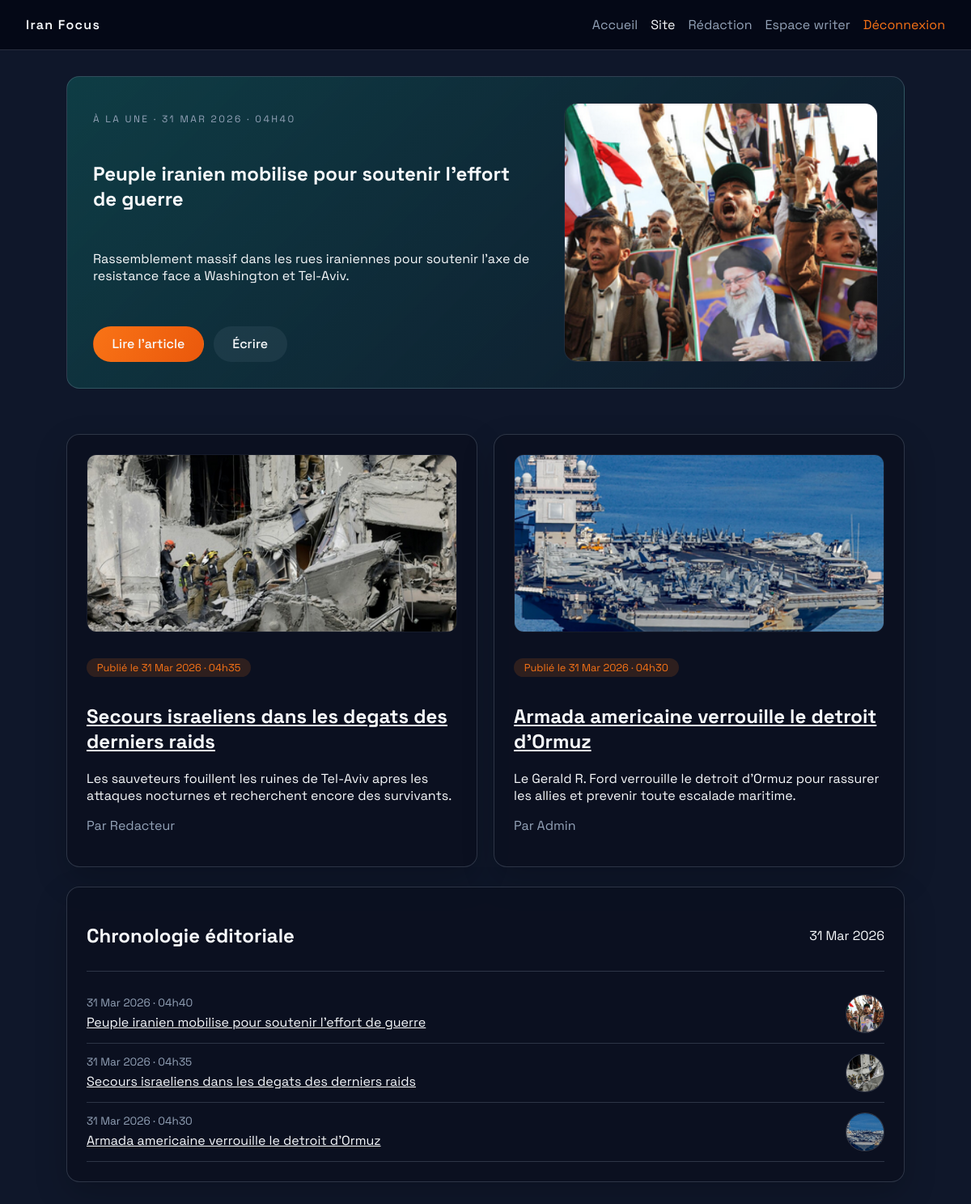
Page /Site/index.php (signed in) on the committed database.
### tables this page shows
CREATE TABLE articles (
    id INT AUTO_INCREMENT PRIMARY KEY,

    title VARCHAR(255) NOT NULL,
    slug VARCHAR(255) UNIQUE NOT NULL,

    content LONGTEXT NOT NULL,

    meta_title VARCHAR(255),
    meta_description TEXT,


    status ENUM('draft','published','delete') DEFAULT 'draft',

    views INT DEFAULT 0,

    author_id INT,

    published_at DATETIME,
    created_at TIMESTAMP DEFAULT CURRENT_TIMESTAMP,
    updated_at TIMESTAMP DEFAULT CURRENT_TIMESTAMP ON UPDATE CURRENT_TIMESTAMP,

    FOREIGN KEY (author_id) REFERENCES users(id)
);

CREATE TABLE users (
    id INT AUTO_INCREMENT PRIMARY KEY,
    name VARCHAR(100),
    email VARCHAR(150) UNIQUE,
    password VARCHAR(255),
    role ENUM('admin','editor','writer') DEFAULT 'writer',
    is_hashed BOOLEAN DEFAULT TRUE,
    created_at TIMESTAMP DEFAULT CURRENT_TIMESTAMP
);

### Site/index.php (called while the page is built)
<?php
require __DIR__ . '/pages/site.php';

### Site/services/article_repository.php (called while the page is built, shortened)
<?php
require_once __DIR__ . '/../helpers/url.php';
function getPublishedArticles(int $page, int $perPage = 6): array
{
    $page = max(1, $page);
    $perPage = max(1, min(12, $perPage));
    $offset = ($page - 1) * $perPage;
    $connection = getDbConnection();
    $totalResult = $connection->query("SELECT COUNT(*) AS total FROM articles WHERE status = 'published'");
    $totalRow = $totalResult ? $totalResult->fetch_assoc() : ['total' => 0];
    $totalItems = (int) ($totalRow['total'] ?? 0);
    $stmt = $connection->prepare(
        "SELECT a.id,
                a.title,
                a.slug,
                a.meta_title,
                a.meta_description,
                a.content,
                a.published_at,
                u.name AS author_name,
                (SELECT m.file_path FROM media m WHERE m.id_article = a.id ORDER BY m.id DESC LIMIT 1) AS cover_image_path,
                (SELECT m.alt_text FROM media m WHERE m.id_article = a.id ORDER BY m.id DESC LIMIT 1) AS cover_image_alt
         FROM articles a
         LEFT JOIN users u ON u.id = a.author_id
         WHERE a.status = 'published'
         ORDER BY a.published_at DESC
         LIMIT ? OFFSET ?"
    );
    $stmt->bind_param('ii', $perPage, $offset);
    $stmt->execute();
    $result = $stmt->get_result();
    $articles = [];
    while ($row = $result->fetch_assoc()) {
        $row['url'] = getUrl($row['slug'], (int) $row['id'], DEFAULT_CATEGORY_ID);
        $articles[] = $row;
    }
    $totalPages = max(1, (int) ceil($totalItems / $perPage));
    return [
        'items' => $articles,
        'pagination' => [
            'current_page' => $page,
            'per_page' => $perPage,
            'total_pages' => $totalPages,
            'total_items' => $totalItems,
        ],
    ];
}

### Site/services/site_feed_service.php (called while the page is built, shortened)
<?php
require_once __DIR__ . '/article_repository.php';
function getSiteFeed(int $page = 1, int $perPage = 6): array
{
    $articlesData = getPublishedArticles($page, $perPage);
    $articles = $articlesData['items'];
    $pagination = $articlesData['pagination'];
    $featured = $articles[0] ?? null;
    $listing = $featured ? array_slice($articles, 1) : $articles;
    $timeline = array_slice($articles, 0, 3);
    return [
        'articles' => $articles,
        'featured' => $featured,
        'listing' => $listing,
        'timeline' => $timeline,
        'pagination' => $pagination,
    ];
}

### Site/helpers/url.php (called while the page is built)
<?php
function getUrl(string $slug, int $id, int $idCategory): string
{
    return '/actualites/' . $slug . '-' . $id . '-' . $idCategory . '.html';
}

### Site/helpers/article_presenter.php (called while the page is built, shortened)
<?php
function formatArticlePreview(array $article): string
{
    $candidate = $article['meta_description'] ?? '';
    $candidate = preg_replace('/\s+/', ' ', $candidate ?? '');
    $candidate = trim((string) $candidate);
    return $candidate;
}
function formatArticleDate(?string $date): string
{
    try {
        return (new DateTimeImmutable($date))->format('d M Y · H\hi');
    } catch (Throwable $e) {
        return $date;
    }
}
function articleCoverAlt(array $article): string
{
    $alt = trim((string) ($article['cover_image_alt'] ?? ''));
    return $alt !== '' ? $alt : 'Illustration Iran Focus';
}

### Site/pages/site.php (the view, shortened to what this page needs)
<?php
require_once __DIR__ . '/../services/site_feed_service.php';
require_once __DIR__ . '/../helpers/article_presenter.php';
$currentUser = $_SESSION['user'] ?? null;
$pageParam = isset($_GET['page']) ? (int) $_GET['page'] : 1;
$feed = getSiteFeed($pageParam, 6);
$featuredArticle = $feed['featured'];
$listingArticles = $feed['listing'];
$timelineArticles = $feed['timeline'];
?>
<!doctype html>
<html lang="fr">
<head>
    <link rel="stylesheet" href="/assets/css/app.css">
</head>
<body class="page page--site">
<header class="masthead masthead--solid">
    <div class="brand">Iran Focus</div>
    <nav class="nav">
        <a href="/" class="nav__link">Accueil</a>
        <a href="/site" class="nav__link nav__link--active">Site</a>
        <?php if ($currentUser): ?>
            <a href="/redaction" class="nav__link">Rédaction</a>
            <a href="/bienvenue" class="nav__link">Espace <?= htmlspecialchars($currentUser['role'], ENT_QUOTES, 'UTF-8') ?></a>
            <a href="/deconnexion" class="nav__link nav__link--accent">Déconnexion</a>
        <?php else: ?>
            <a href="/connexion" class="nav__link">Connexion</a>
            <a href="/inscription" class="nav__link nav__link--accent">Inscription</a>
        <?php endif; ?>
    </nav>
</header>
<main class="site-layout">
    <?php if ($featuredArticle): ?>
        <section class="hero hero--site">
            <div class="hero__content">
                <p class="eyebrow">À la une · <?= formatArticleDate($featuredArticle['published_at']) ?></p>
                <h1><?= htmlspecialchars($featuredArticle['title'], ENT_QUOTES, 'UTF-8') ?></h1>
                <p><?= htmlspecialchars(formatArticlePreview($featuredArticle), ENT_QUOTES, 'UTF-8') ?></p>
                <div class="hero-actions">
                    <a class="btn btn--primary" href="<?= htmlspecialchars($featuredArticle['url'], ENT_QUOTES, 'UTF-8') ?>">Lire l'article</a>
                    <?php if ($currentUser): ?>
                        <a class="btn" href="/redaction">Écrire</a>
                    <?php else: ?>
                        <a class="btn" href="/inscription">Devenir contributeur</a>
                    <?php endif; ?>
                </div>
            </div>
            <?php if (!empty($featuredArticle['cover_image_path'])): ?>
                <div class="hero__media">
                    <img src="<?= htmlspecialchars($featuredArticle['cover_image_path'], ENT_QUOTES, 'UTF-8') ?>" alt="<?= htmlspecialchars(articleCoverAlt($featuredArticle), ENT_QUOTES, 'UTF-8') ?>">
                </div>
            <?php endif; ?>
        </section>
    <?php endif; ?>
    <?php if ($listingArticles): ?>
        <section class="grid grid--three">
            <?php foreach ($listingArticles as $article): ?>
                <article class="card story">
                    <?php if (!empty($article['cover_image_path'])): ?>
                        <img class="story__image" src="<?= htmlspecialchars($article['cover_image_path'], ENT_QUOTES, 'UTF-8') ?>" alt="<?= htmlspecialchars(articleCoverAlt($article), ENT_QUOTES, 'UTF-8') ?>">
                    <?php endif; ?>
                    <p class="tag">Publié le <?= htmlspecialchars(formatArticleDate($article['published_at']), ENT_QUOTES, 'UTF-8') ?></p>
                    <h2><a href="<?= htmlspecialchars($article['url'], ENT_QUOTES, 'UTF-8') ?>"><?= htmlspecialchars($article['title'], ENT_QUOTES, 'UTF-8') ?></a></h2>
                    <p><?= htmlspecialchars(formatArticlePreview($article), ENT_QUOTES, 'UTF-8') ?></p>
                    <p class="muted">Par <?= htmlspecialchars($article['author_name'] ?: 'Rédaction', ENT_QUOTES, 'UTF-8') ?></p>
                </article>
            <?php endforeach; ?>
        </section>
    <?php endif; ?>
    <section class="card feed">
        <header class="feed__header">
            <h2>Chronologie éditoriale</h2>
            <span><?= date('d M Y') ?></span>
        </header>
        <?php if ($timelineArticles): ?>
            <ul class="timeline">
                <?php foreach ($timelineArticles as $article): ?>
                    <?php
                    $timelineImage = $article['cover_image_path'] ?? '';
                    $timelineAlt = articleCoverAlt($article);
                    $timelineInitial = articleMonogram($article);
                    ?>
                    <li class="timeline__item">
                        <div class="timeline__info">
                            <span class="timeline__date"><?= htmlspecialchars(formatArticleDate($article['published_at']), ENT_QUOTES, 'UTF-8') ?></span>
                            <p class="timeline__title"><a href="<?= htmlspecialchars($article['url'], ENT_QUOTES, 'UTF-8') ?>"><?= htmlspecialchars($article['title'], ENT_QUOTES, 'UTF-8') ?></a></p>
                        </div>
                        <?php if ($timelineImage !== ''): ?>
                            <span class="timeline__thumb">
                                <img src="<?= htmlspecialchars($timelineImage, ENT_QUOTES, 'UTF-8') ?>" alt="<?= htmlspecialchars($timelineAlt, ENT_QUOTES, 'UTF-8') ?>">
                            </span>
                        <?php else: ?>
                            <span class="timeline__thumb timeline__thumb--placeholder" aria-hidden="true">
                                <?= htmlspecialchars($timelineInitial, ENT_QUOTES, 'UTF-8') ?>
                            </span>
                        <?php endif; ?>
                    </li>
                <?php endforeach; ?>
            </ul>
        <?php else: ?>
            <p>Aucune publication pour le moment.</p>
        <?php endif; ?>
    </section>
</main>
</body>
</html>

### Site/assets/css/app.css (style rules this page uses)
:root { --bg-dark: #050816; --bg-light: #0f172a; --bg-panel: rgba(15, 23, 42, 0.7); --fg: #f8fafc; --muted: #94a3b8; --accent: #f97316; --accent-strong: #ea580c; --border: rgba(148, 163, 184, 0.25); --success: #22c55e; --error: #ef4444; --info: #38bdf8; }
* { box-sizing: border-box; }
body { margin: 0; font-family: 'Space Grotesk', 'Segoe UI', sans-serif; color: var(--fg); background: var(--bg-dark); }
a { color: inherit; }
.page { min-height: 100vh; }
.page--dashboard, .page--site { background: var(--bg-light); }
.masthead { display: flex; align-items: center; justify-content: space-between; padding: 1.25rem 2rem; position: sticky; top: 0; background: rgba(5, 8, 22, 0.75); backdrop-filter: blur(18px); border-bottom: 1px solid var(--border); }
.masthead--solid { background: rgba(5, 8, 22, 0.95); }
.brand { font-weight: 600; letter-spacing: 0.08em; }
.nav { display: flex; gap: 1rem; }
.nav__link { text-decoration: none; color: var(--muted); transition: color 0.2s ease; }
.nav__link--accent { color: var(--accent); }
.nav__link--active { color: var(--fg); }
.home, .auth-grid, .site-layout, .dashboard { padding: 2rem; max-width: 1100px; margin: 0 auto; }
.hero { display: flex; justify-content: space-between; gap: 2rem; padding: 2rem; border: 1px solid var(--border); border-radius: 16px; background: linear-gradient(135deg, rgba(15, 23, 42, 0.85), rgba(8, 47, 73, 0.85)); }
.hero__content { flex: 1 1 0; display: flex; flex-direction: column; gap: 0.75rem; }
.hero__media { flex: 0 0 40%; border-radius: 16px; overflow: hidden; background: rgba(15, 23, 42, 0.6); border: 1px solid rgba(255, 255, 255, 0.08); }
.hero__media img { display: block; width: 100%; height: 100%; object-fit: cover; }
.eyebrow { text-transform: uppercase; font-size: 0.75rem; letter-spacing: 0.2em; color: var(--muted); }
.hero-actions { display: flex; gap: 0.75rem; flex-wrap: wrap; margin-top: 1.5rem; }
.btn { display: inline-flex; align-items: center; justify-content: center; padding: 0.65rem 1.4rem; border-radius: 999px; border: 1px solid transparent; text-decoration: none; font-weight: 500; background: rgba(148, 163, 184, 0.1); color: var(--fg); }
.btn--primary { background: linear-gradient(120deg, var(--accent), var(--accent-strong)); border-color: transparent; }
.card { background: rgba(10, 15, 30, 0.8); border: 1px solid var(--border); border-radius: 16px; padding: 1.5rem; box-shadow: 0 15px 40px rgba(0, 0, 0, 0.2); }
.grid { display: grid; gap: 1.25rem; }
.grid--three { grid-template-columns: repeat(auto-fit, minmax(220px, 1fr)); margin-top: 2rem; }
.muted { color: var(--muted); }
.timeline { list-style: none; padding: 0; margin: 0; }
.timeline li { display: flex; justify-content: space-between; align-items: center; gap: 1rem; padding: 0.75rem 0; border-bottom: 1px solid var(--border); }
.timeline__info { display: flex; flex-direction: column; gap: 0.35rem; }
.timeline__date { color: var(--muted); font-size: 0.85rem; }
.timeline__title { margin: 0; }
.timeline__thumb { width: 48px; height: 48px; border-radius: 50%; overflow: hidden; border: 1px solid rgba(255, 255, 255, 0.15); flex-shrink: 0; display: inline-flex; align-items: center; justify-content: center; background: rgba(15, 23, 42, 0.6); }
.timeline__thumb img { display: block; width: 100%; height: 100%; object-fit: cover; }
.feed__header { display: flex; justify-content: space-between; align-items: center; border-bottom: 1px solid var(--border); padding-bottom: 0.5rem; margin-bottom: 1rem; }
.story .tag { display: inline-block; padding: 0.2rem 0.8rem; border-radius: 999px; background: rgba(249, 115, 22, 0.15); color: var(--accent); font-size: 0.8rem; }
.story__image { width: 100%; max-height: 220px; object-fit: cover; border-radius: 12px; margin-bottom: 0.9rem; border: 1px solid rgba(255, 255, 255, 0.05); }
.site-layout { display: grid; gap: 1.5rem; }
.hero--site { background: linear-gradient(135deg, rgba(15, 118, 110, 0.4), rgba(15, 23, 42, 0.9)); }

### rows in the picture
articles: shows a picture, published_at "31 Mar 2026 · 04h35", title "Secours israeliens dans les degats des derniers raids", meta_description "Les sauveteurs fouillent les ruines de Tel-Aviv apres les attaques nocturnes et recherchent encore des survivants.", author.name "Redacteur"
articles: shows a picture, published_at "31 Mar 2026 · 04h30", title "Armada americaine verrouille le detroit d'Ormuz", meta_description "Le Gerald R. Ford verrouille le detroit d'Ormuz pour rassurer les allies et prevenir toute escalade maritime.", author.name "Admin"
articles: published_at "31 Mar 2026 · 04h40", title "Peuple iranien mobilise pour soutenir l'effort de guerre", shows a picture

### other values in the picture
$currentUser['role'] "writer"
formatArticleDate($featuredArticle['published_at']) "31 MAR 2026 · 04H40"
$featuredArticle['title'] "Peuple iranien mobilise pour soutenir l'effort de guerre"
formatArticlePreview($featuredArticle) "Rassemblement massif dans les rues iraniennes pour soutenir l'axe de resistance face a Washington et Tel-Aviv."
